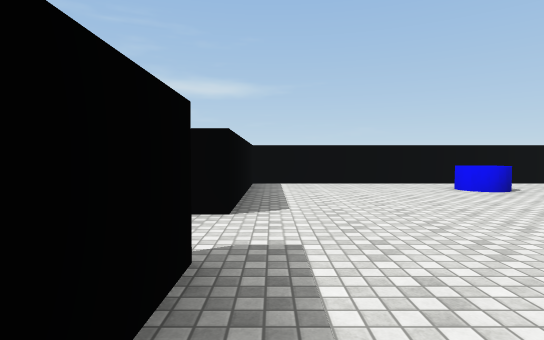
[1] (above)

15 first-person views from a walk through a Unity game level. The camera is 1.3 m above the floor, tilts 2° down and sees 80° across. The floor is counted in squares, 2 m on a side. Each view is taken from the middle of a square. On the plan, view 1 faces up. The plan holds only what a view shows up to about 10 squares ahead; the rest is blank. The place goes on beyond the plan. Surface patterns are stand-ins for the level's own textures.

[2]
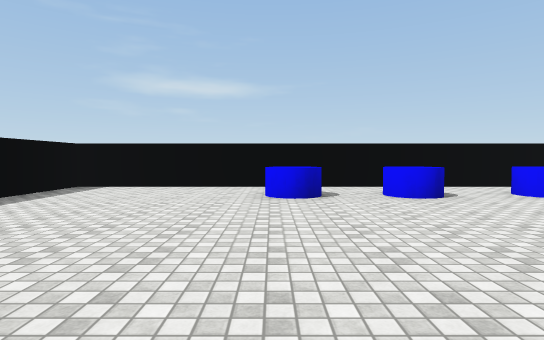

[3]
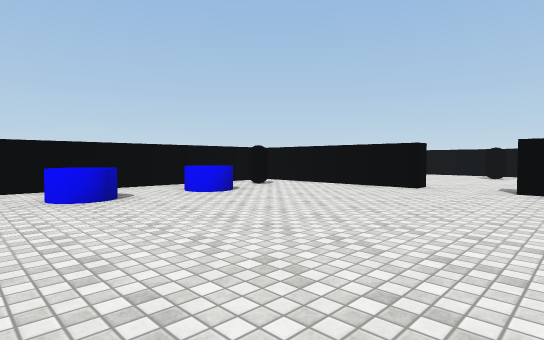

[4]
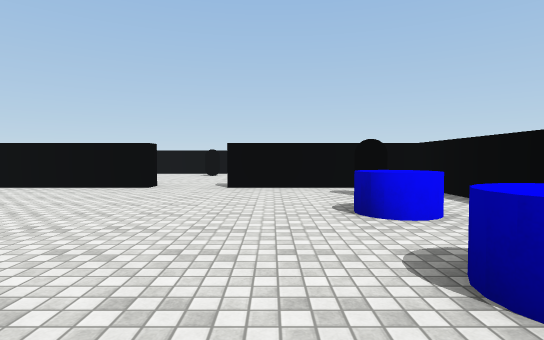

[5]
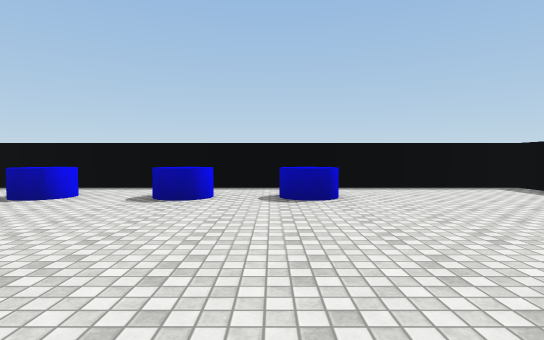

[6]
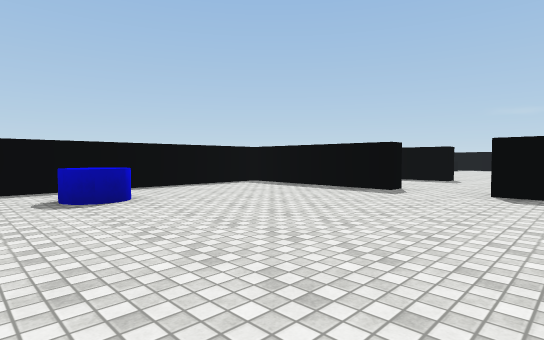

[7]
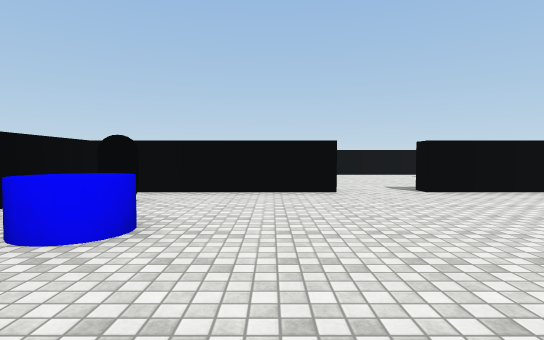

[8]
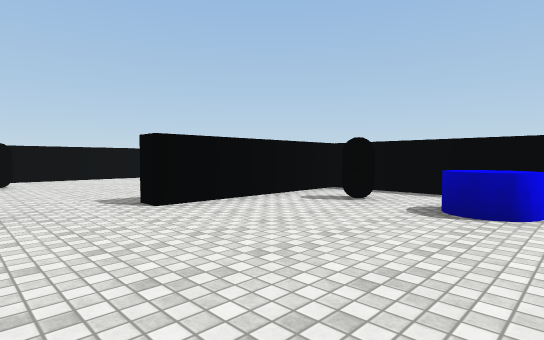

[9]
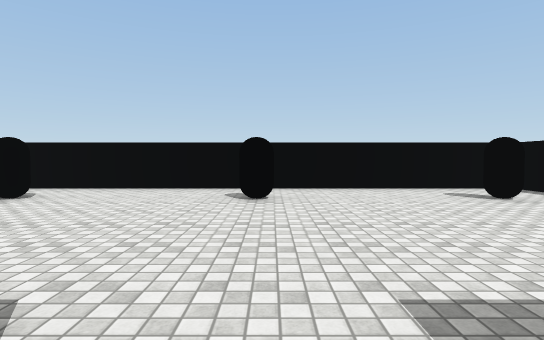

[10]
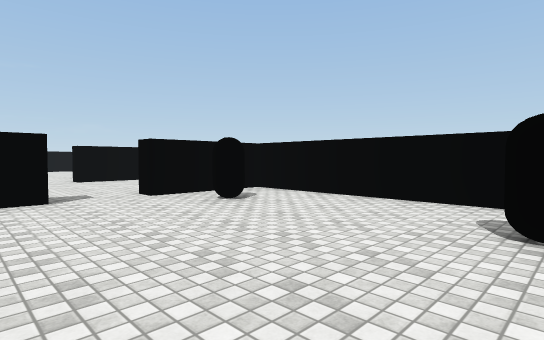

[11]
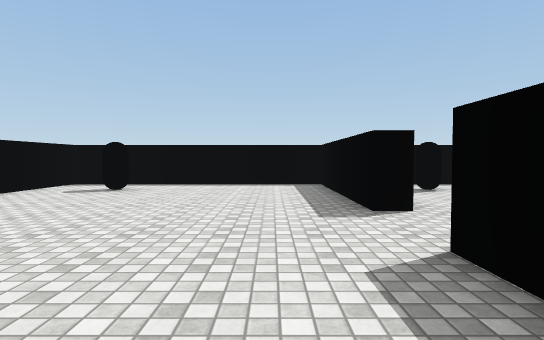

[12]
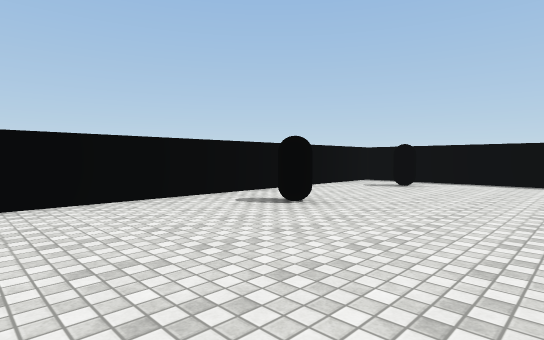

[13]
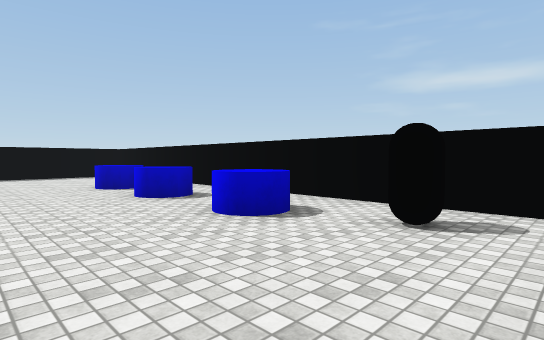

[14]
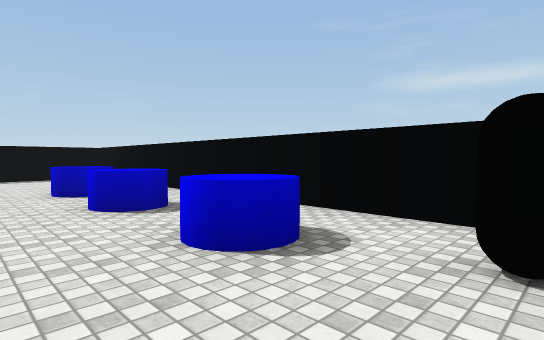

[15]
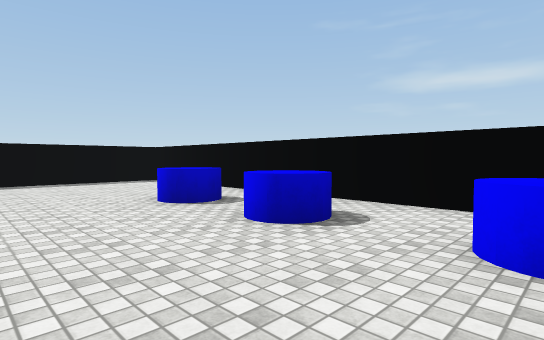

### Floor plan
Key: @ floor where view 1 was taken; # wall or solid block; . floor; = window, fence, low wall or low ledge; C black capsule.
Columns run from 5 left of view 1 to 19 right of it. Each row starts with its distance up from view 1.
 13                      .##
 12                      ...
 11                      ..
 10                     ...
  9     ############### ..###
  8     #.............#.....#
  7     #....=####=.C.#...C.#
  6     #....#####=...#.....#
  5     #.............#.....#
  4     #.............#.....#
  3 ......................C.#
  2 .#..#.............#.....#
  1  #. #.............#.....#
  0     #@...#####=...#.....#
 -1     #....######.C.#...C.#
 -2     #####################

Positions as (right, up) in squares from view 1, and headings:
1: (0, 0), facing up
2: (4, 1), facing up
3: (5, 1), facing up-right
4: (5, 1), facing right
5: (5, 5), facing down
6: (6, 5), facing down-left
7: (6, 5), facing right
8: (8, 4), facing down-right
9: (12, 3), facing right
10: (14, 3), facing up-right
11: (14, 6), facing down
12: (14, 7), facing down-right
13: (12, 4), facing up-left
14: (11, 5), facing up-left
15: (9, 4), facing up-left
